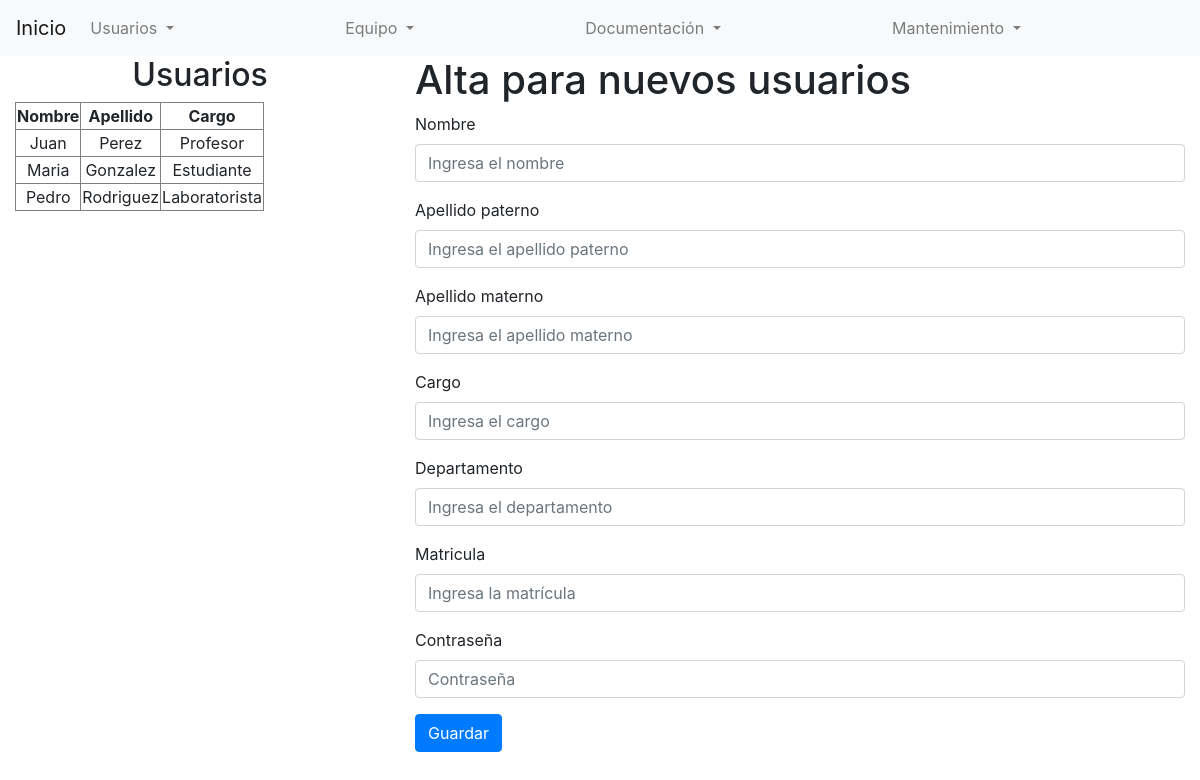
Screenshot of /usuarios/nuevo_usuario_.php with the database file from the repository.
### tables this page shows
CREATE TABLE usuario (
    Usuario_id INT NOT NULL AUTO_INCREMENT,
    Tipo_Cargo CHAR(50) NOT NULL ,
    Matricula CHAR(50) UNIQUE NOT NULL,
    Nombre CHAR(120) NOT NULL,
    ApellidoP CHAR(120) NOT NULL,
    ApellidoM CHAR(120) NOT NULL,
    Contrasenia CHAR(120) NOT NULL,
    PRIMARY KEY (Usuario_id)
);

### usuarios/nuevo_usuario_.php (the view, shortened to what this page needs)
<!DOCTYPE html>
<html lang="en">
<head>
    <link rel="stylesheet" href="https://cdnjs.cloudflare.com/ajax/libs/animate.css/4.1.1/animate.min.css"/>
    <link rel="stylesheet" href="https://cdn.jsdelivr.net/npm/bootstrap@4.0.0/dist/css/bootstrap.min.css">
</head>
<body>
    <nav class="navbar navbar-expand-lg navbar-light bg-light">
        <a class="navbar-brand" href="../">Inicio</a>
        <div class="collapse navbar-collapse" id="navbarSupportedContent">
            <ul class="navbar-nav mr-auto">
                <li class="nav-item dropdown">
                    <a class="nav-link dropdown-toggle" href="#" id="navbarDropdown" role="button" data-toggle="dropdown" aria-haspopup="true" aria-expanded="false">
                    Usuarios
                    </a>
                </li>
            </ul>
        </div>
        <div class="collapse navbar-collapse" id="navbarSupportedContent">
            <ul class="navbar-nav mr-auto">
                <li class="nav-item dropdown">
                    <a class="nav-link dropdown-toggle" href="#" id="navbarDropdown" role="button" data-toggle="dropdown" aria-haspopup="true" aria-expanded="false">
                    Equipo
                    </a>
                </li>
            </ul>
        </div>
        <div class="collapse navbar-collapse" id="navbarSupportedContent">
            <ul class="navbar-nav mr-auto">
                <li class="nav-item dropdown">
                    <a class="nav-link dropdown-toggle" href="#" id="navbarDropdown" role="button" data-toggle="dropdown" aria-haspopup="true" aria-expanded="false">
                    Documentación
                    </a>
                </li>
            </ul>
        </div>
        <div class="collapse navbar-collapse" id="navbarSupportedContent">
            <ul class="navbar-nav mr-auto">
                <li class="nav-item dropdown">
                    <a class="nav-link dropdown-toggle" href="#" id="navbarDropdown" role="button" data-toggle="dropdown" aria-haspopup="true" aria-expanded="false">
                    Mantenimiento
                    </a>
                </li>
            </ul>
        </div>
    </nav>
    <div class="container-fluid text-center">
        <div class="row content">
            <div class="col-sm-4 sidenav">
                <h2>Usuarios</h2>
                <?php
                    $host = "localhost";
                    $usuario = "root";
                    $contrasena = "";
                    $base_de_datos = "inventariolab";
                    $mysqli = new mysqli($host, $usuario, $contrasena, $base_de_datos);
                    if ($mysqli->connect_error) {
                        die("Error de conexión: " . $this->conexion->connect_error);
                    }else{
                        $query = "SELECT * FROM usuario";
                        if ($result = $mysqli->query($query)) {
                            echo "<table border='1'>";
                            echo "<tr>
                                    <th>Nombre</th>
                                    <th>Apellido</th>
                                    <th>Cargo</th>
                                </tr>";
                            while ($row = $result->fetch_assoc()) {
                                $field2name = $row["Tipo_Cargo"];
                                $field4name = $row["Nombre"];
                                $field5name = $row["ApellidoP"];
                                echo '<tr>
                                        <td>'.$field4name.'</td>
                                        <td>'.$field5name.'</td>
                                        <td>'.$field2name.'</td>
                                    </tr>';
                            }
                            echo "</table>";
                        }
                    }
                ?>
            </div>
            <div class="col-sm-8 text-left">
                <h1 class="animate__animated animate__bounce">Alta para nuevos usuarios</h1>
                <form action="daoUsuarioImpl.php">
                    <div class="form-group animate__animated animate__bounce animate__delay-1s">
                        <label for="nombre">Nombre</label>
                        <input type="text" class="form-control" id="nombre" name="nombre" aria-describedby="emailHelp" placeholder="Ingresa el nombre">
                    </div>
                    <div class="form-group">
                        <label for="aPat">Apellido paterno</label>
                        <input type="text" class="form-control" id="aPat" name="aPat" aria-describedby="emailHelp" placeholder="Ingresa el apellido paterno">
                    </div>
                    <div class="form-group">
                        <label for="aMat">Apellido materno</label>
                        <input type="text" class="form-control" id="aMat" name="aMat" aria-describedby="emailHelp" placeholder="Ingresa el apellido materno">
                    </div>
                    <div class="form-group">
                        <label for="cargo">Cargo</label>
                        <input type="text" class="form-control" id="cargo" name="cargo" aria-describedby="emailHelp" placeholder="Ingresa el cargo">
                    </div>
                    <div class="form-group">
                        <label for="Departamento">Departamento</label>
                        <input type="text" class="form-control" id="Departamento" name="Departamento" aria-describedby="emailHelp" placeholder="Ingresa el departamento">
                    </div>
                    <div class="form-group">
                        <label for="matricula">Matricula</label>
                        <input type="text" class="form-control" id="matricula" name="matricula" aria-describedby="emailHelp" placeholder="Ingresa la matrícula">
                    </div>
                    <div class="form-group">
                        <label for="pass">Contraseña</label>
                        <input type="password" class="form-control" id="pass" name="pass" placeholder="Contraseña">
                    </div>
                    <button type="submit" class="btn btn-primary">Guardar</button>
                </form>
            </div>
            <div class="col-sm-2 sidenav">
            </div>
        </div>
    </div>
</body>
</html>

### rows the page displays
usuario: Nombre "Juan", ApellidoP "Perez", Tipo_Cargo "Profesor"
usuario: Nombre "Maria", ApellidoP "Gonzalez", Tipo_Cargo "Estudiante"
usuario: Nombre "Pedro", ApellidoP "Rodriguez", Tipo_Cargo "Laboratorista"
